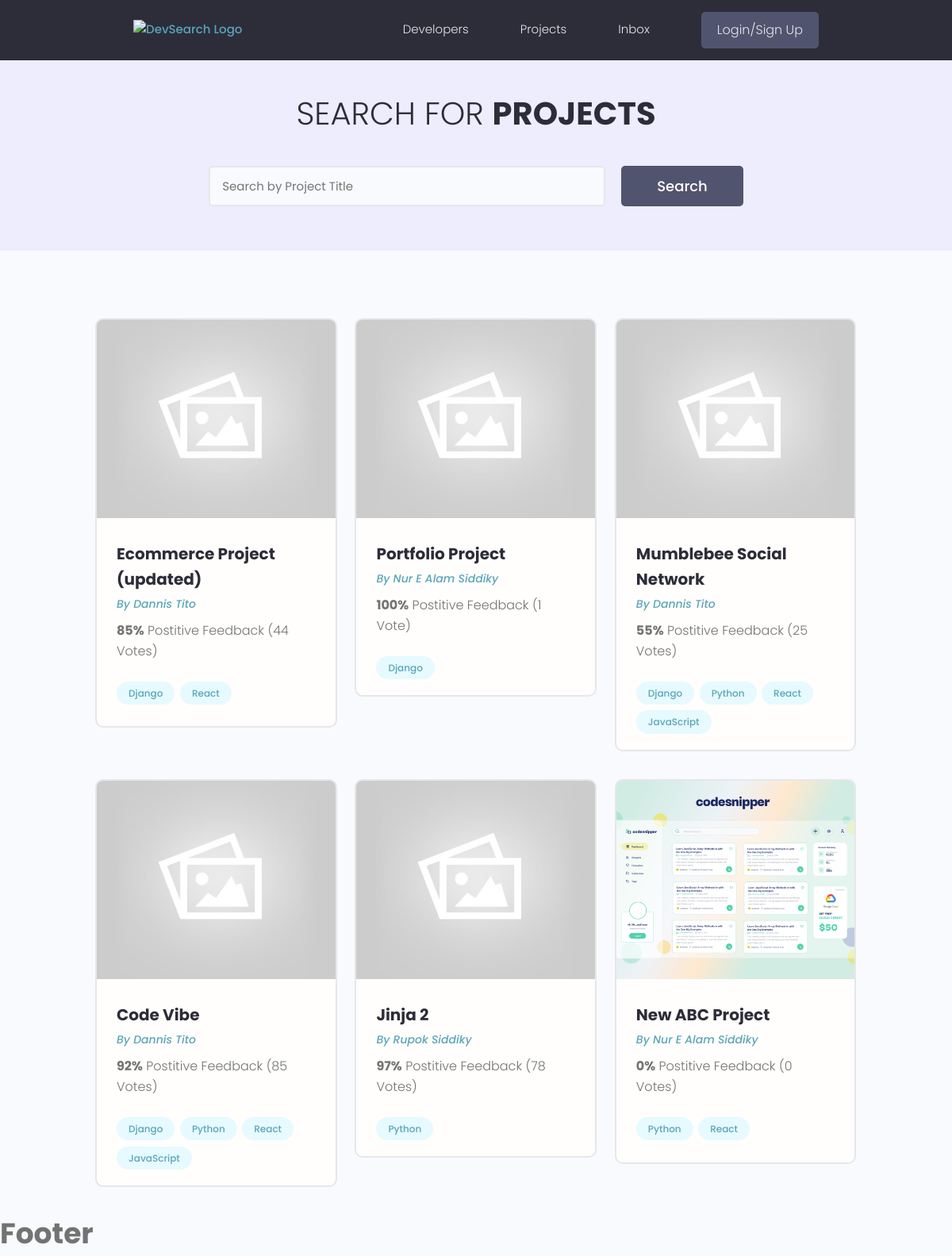
/projects/, run on the app's committed database.
### projects/models.py (models this page shows, shortened)
class Project(models.Model):
    owner = models.ForeignKey(Profile, null=True, blank=True, on_delete=models.SET_NULL)
    title = models.CharField(max_length=200)
    description = models.TextField(null=True, blank=True)
    demo_link = models.CharField(max_length=2000, null=True, blank=True)
    source_link = models.CharField(max_length=2000, null=True, blank=True)
    featured_image = models.ImageField(null=True, blank=True, default='default.jpg')
    tags = models.ManyToManyField('Tag', blank=True)
    vote_total = models.IntegerField(default=0, null=True, blank=True)
    vote_ratio = models.IntegerField(default=0, null=True, blank=True)
    created = models.DateTimeField(auto_now_add=True)
    id = models.UUIDField(default=uuid.uuid4, unique=True, primary_key=True, editable=False)

class Tag(models.Model):
    name = models.CharField(max_length=50)
    created = models.DateTimeField(auto_now_add=True)
    id = models.UUIDField(default=uuid.uuid4, primary_key=True, unique=True, editable=False)

### users/models.py (models this page shows, shortened)
class Profile(models.Model):
    user = models.OneToOneField(User, on_delete=models.CASCADE, null=True, blank=True)
    name = models.CharField(max_length=200, blank=True, null=True)
    username = models.CharField(max_length=200, blank=True, null=True)
    email = models.EmailField(max_length=100, null=True, blank=True)
    short_intro = models.CharField(max_length=200, null=True, blank=True)
    bio = models.TextField(null=True, blank=True)
    location = models.CharField(max_length=100, blank=True, null=True)
    profile_image = models.ImageField(null=True, blank=True, upload_to='profiles/', default='profiles/user-default.png')
    social_github = models.CharField(max_length=200, blank=True, null=True)
    social_twitter = models.CharField(max_length=200, blank=True, null=True)
    social_linkedin = models.CharField(max_length=200, blank=True, null=True)
    social_website = models.CharField(max_length=200, blank=True, null=True)
    social_youtube= models.CharField(max_length=200, blank=True, null=True)
    created = models.DateTimeField(auto_now_add=True)
    id = models.UUIDField(default=uuid.uuid4, unique=True, primary_key=True, editable=False)

### projects/views.py (the view)
# urls.py: path('projects/', include('projects.urls')),
def projects(request):
    page = 'Projects'
    projects = Project.objects.all()
    context = {'page':page, 'projects':projects, }
    return render(request, 'projects/projects.html', context)

### projects/templates/projects/projects.html (shortened to what this page needs)
{% extends 'main.html' %}
{% block content %}
<main class="projects">
    <section class="hero-section text-center">
      <div class="container container--narrow">
        <div class="hero-section__box">
          <h2>Search for <span>Projects</span></h2>
        </div>
        <div class="hero-section__search">
          <form class="form" action="#" method="get">
            <div class="form__field">
              <input class="input input--text" id="formInput#search" type="text" name="text"
                placeholder="Search by Project Title" />
            </div>
            <input class="btn btn--sub btn--lg" type="submit" value="Search" />
          </form>
        </div>
      </div>
    </section>
    <section class="projectsList">
      <div class="container">
        <div class="grid grid--three">
            {% for project in projects %}
            <div class="column">
            <div class="card project">
              <a href="{% url 'project' project.id %}" class="project">
                <img class="project__thumbnail" src="{{ project.featured_image.url }}" alt="project thumbnail" />
                <div class="card__body">
                  <h3 class="project__title">{{ project.title }}</h3>
                  <p><a class="project__author" href="{% url 'user-profile' project.owner.id %}">By {{ project.owner.name }}</a></p>
                  <p class="project--rating">
                    <span style="font-weight: bold;">{{ project.vote_ratio }}%</span> Postitive
                    Feedback ({{ project.vote_total }} Vote{{ project.vote_total|pluralize:"s" }})
                  </p>
                  <div class="project__tags">
                    {% for tag in project.tags.all %}
                    <span class="tag tag--pill tag--main">
                        <small>{{ tag.name }}</small>
                      </span>
                    {% endfor %}
                  </div>
                </div>
              </a>
            </div>
          </div>
          {% endfor %}
        </div>
      </div>
    </section>
{% endblock content %}

### static/style/app.css (style rules this page uses)
:root { --color-sub: #2d2d39; }
.btn--sub { background-color: var(--color-sub-light); }
.card { border: 2px solid var(--color-light); }
img { width: 100%; }
.hero-section { height: 40vh; display: flex; align-items: center; background-color: var(--color-sub); }
.hero-section__box { margin-bottom: 4rem; }
.hero-section__box > h2, .hero-section__box > h2 > span { font-size: 4rem; color: var(--color-light); line-height: 1.3; text-transform: uppercase; }
.hero-section__box > h2 { font-weight: 300; }
.hero-section__box > h2 > span { font-weight: 700; }
.hero-section__search > .form { display: flex; align-items: center; justify-content: center; gap: 2rem; }
.hero-section__search > .form input.input--text { width: 50rem; }
.project__author { font-size: 1.4rem; font-style: italic; }
.project--rating { margin-bottom: 1.6em; margin-top: .5em; }
.projects > .hero-section { background: var(--color-sub-lighter); height: 30vh; }
.projects .hero-section__box { margin-bottom: 2.5rem; }
.projects .hero-section__box > h2 { color: var(--color-sub); }
.projects .hero-section__box > h2 > span { font-weight: 700; color: var(--color-sub); }
.projectsList { margin-top: 8rem; }
.project__thumbnail { height: 25rem; object-fit: cover; object-position: top center; }
.project__title { font-size: 2rem; font-weight: 700; color: var(--color-sub); }

### static/uikit/styles/modules/_variables.css (style rules this page uses)
:root { --color-main: #5aa5b9; --color-main-light: #e6faff; --color-sub: #3f4156; --color-sub-light: #51546e; --color-sub-lighter: #ededfd; --color-text: #737373; --color-gray: #8b8b8b; --color-light: #e5e7eb; --color-light-gray: #767676; --color-bg: #f8fafd; --color-white: #fffefd; --color-white-light: #f3f3f3; --color-success: #359e64; --color-success-bg: #def8e8; --color-error: #fc4b0b; --color-error-bg: #fff2ee; --font-base: 'Poppins', arial, helvetica, 'Segoe UI', roboto, ubuntu, sans-serif; --font-monospace: 'Fira Code', 'Courier New', courier, monospace; --font-regular: 300; --font-medium: 500; --font-bold: 700; --generic-shadow: 1px 1px 5px #00000010; --generic-transition: all 0.3s ease-in-out; }

### static/uikit/styles/modules/_base.css (style rules this page uses)
* { margin: 0; padding: 0; box-sizing: border-box; text-rendering: optimizeLegibility; color: inherit; font-size: inherit; }
html { font-size: 50%; }
@media only screen and (min-width: 480px) { html { font-size: 56.25%; } }
@media only screen and (min-width: 1200px) { html { font-size: 62.5%; } }
body { line-height: 1.6; font-weight: 400; font-size: 1.5rem; color: var(--color-text); background-color: var(--color-bg); min-height: 100vh; }

### static/uikit/styles/modules/_typography.css (style rules this page uses)
* { font-family: var(--font-base); }
h2 { font-size: 3.6rem; font-weight: var(--font-bold); }
h3 { font-size: 3.2rem; font-weight: var(--font-medium); }
p, span, strong { font-size: 1.6rem; color: var(--color-text); font-weight: var(--font-regular); }
a { padding-bottom: 2px; text-decoration: none; display: inline-block; color: var(--color-main); font-weight: var(--font-medium); }

### static/uikit/styles/modules/_utilities.css (style rules this page uses)
.container { width: 92%; max-width: 165rem; margin: 0 auto; box-sizing: border-box; }
.container--narrow { width: 92%; max-width: 120rem; }
@media screen and (min-width: 1000px) { .container { width: 90%; } }
@media screen and (min-width: 1000px) { .container--narrow { width: 85%; } }
@media screen and (min-width: 1200px) { .container { width: 80%; } }
@media screen and (min-width: 1200px) { .container--narrow { width: 72%; } }
.text-center { text-align: center; }

### static/uikit/styles/modules/_button.css (style rules this page uses)
.btn { display: inline-block; position: relative; cursor: pointer; background-color: var(--color-light); font-weight: var(--font-medium); color: var(--color-sub); text-decoration: none; padding: 1rem 2rem; border-radius: 0.5rem; border: none; width: -webkit-fit-content; width: -moz-fit-content; width: fit-content; height: -webkit-fit-content; height: -moz-fit-content; height: fit-content; font-size: 1.6rem; outline-width: 0; outline-color: transparent; -webkit-backface-visibility: hidden; backface-visibility: hidden; transition: all 0.3s ease-in-out; }
.btn--sub { background-color: var(--color-sub); color: var(--color-white); }
.btn--lg { font-size: 1.8rem; padding: 1.2rem 4.5rem; }

### static/uikit/styles/modules/_card.css (style rules this page uses)
.card { border-radius: 1rem; background-color: var(--color-white); border: 1.5px solid var(--color-light); width: auto; height: auto; margin-top: 0.5rem; margin-bottom: 0.5rem; overflow: hidden; }
.card__body, .card__header { padding: 2rem 2.5rem; }

### data on the page
Project: featured_image (placeholder picture), title "Ecommerce Project (updated)", owner.name "Dannis Tito", vote_ratio "85", vote_total "44"
Tag: name "Django"
Tag: name "React"
Project: featured_image (placeholder picture), title "Portfolio Project", owner.name "Nur E Alam Siddiky", vote_ratio "100", vote_total "1"
Project: featured_image (placeholder picture), title "Mumblebee Social Network", owner.name "Dannis Tito", vote_ratio "55", vote_total "25"
Tag: name "Python"
Tag: name "JavaScript"
Project: featured_image (placeholder picture), title "Code Vibe", owner.name "Dannis Tito", vote_ratio "92", vote_total "85"
Project: featured_image (placeholder picture), title "Jinja 2", owner.name "Rupok Siddiky", vote_ratio "97", vote_total "78"
Project: featured_image (picture), title "New ABC Project", owner.name "Nur E Alam Siddiky", vote_ratio "0", vote_total "0"
